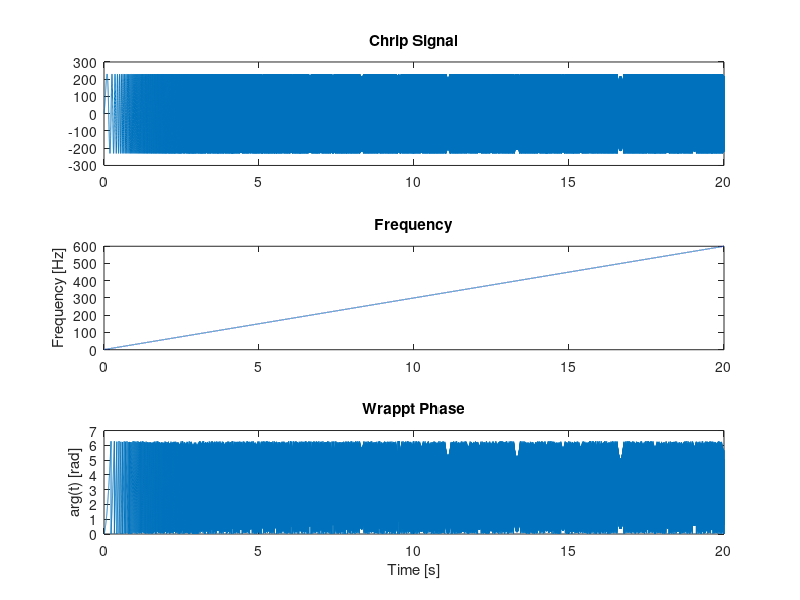
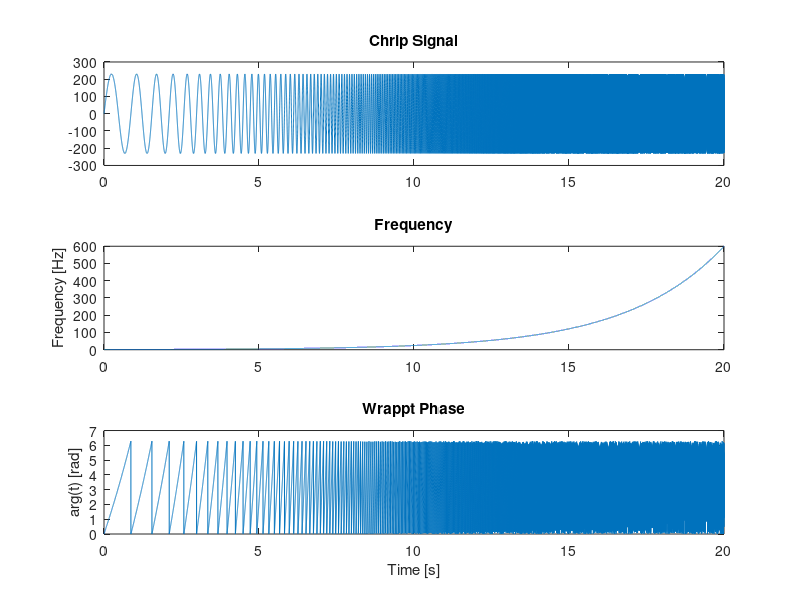
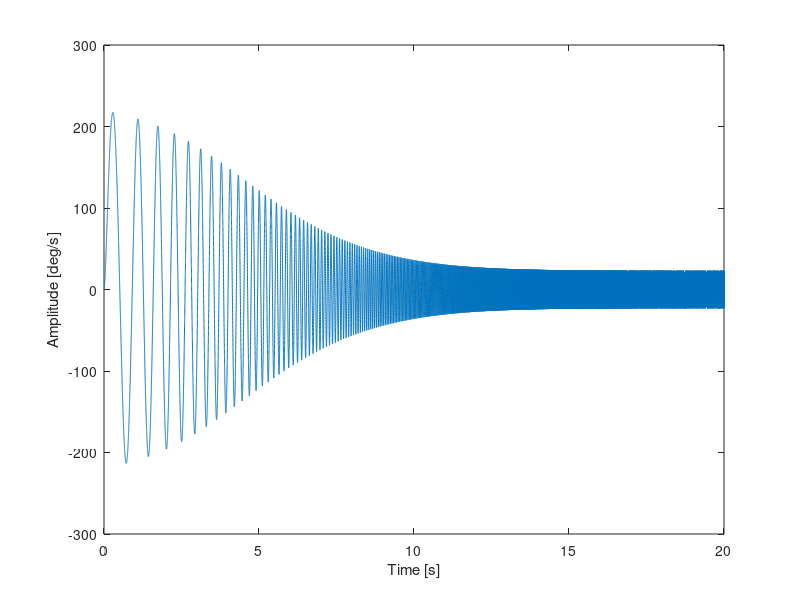

Here is the MATLAB script that generated these plots, in order: (Note: this script raises an error after producing the figures.)
%% Chirp signal simulation for thesis figures
clear; clc; close all;

%% Parameters
f0 = 1;        % start frequency [Hz]
f1 = 600;      % end frequency [Hz]
T  = 20;       % duration [s]
fs = 2000;     % sampling frequency [Hz]
A = 230;

t = 0:1/fs:T;

%% Linear chirp
k = (f1 - f0)/ T;

fl = f0 + k * t;

argl = 2*pi*(f0*t+0.5*k*t.^2);

x_l = A*sin(argl);

argl_wrapped = mod(argl, 2*pi);

%% Plot linar chirp

figure(1)
subplot(311)
plot(t,x_l);

title('Chrip Signal');

subplot(312)
plot(t, fl);
title('Frequency');
ylabel('Frequency [Hz]')

subplot(313)
plot(t, argl_wrapped);
title('Wrappt Phase');
ylabel('arg(t) [rad]')
xlabel('Time [s]')


%% Exponential chirp (Betaflight style)
fe = f0 * (f1/f0).^(t/T);

arge = (2*pi*T*f0/log(f1/f0)) * ((f1/f0).^(t/T) - 1);

x_e = A*sin(arge);
arge_wrapped = mod(arge, 2*pi);

%% Plot exponential chirp

figure(2)
subplot(311)
plot(t,x_e);

title('Chrip Signal');

subplot(312)
plot(t, fe);
title('Frequency');
ylabel('Frequency [Hz]')

subplot(313)
plot(t, arge_wrapped);
title('Wrappt Phase');
ylabel('arg(t) [rad]')
xlabel('Time [s]')

%% Lag filter (Betaflight style)

wp = 2*pi*3;    % pole frequency [rad/s]
wz = 2*pi*30;   % zero frequency [rad/s]

s = tf('s');

H = (1 + s/wz) / (1 + s/wp);

Hd = c2d(H,1/fs,'tustin');   % discretize filter

%% Implementation of Lag filter on Chirp

x_e_f = lsim(Hd,x_e,t);   % filtered chirp

figure(3)
plot(t, x_e_f)
xlabel('Time [s]');
ylabel('Amplitude [deg/s]');

%% Transferfunction
% Relevant frequencies
 w2 = 13*2*pi();
 w1 = 16*2*pi();
 wt = 60*2*pi();
        
 % Transfer functions estimated
 G1 = 1 / (s/w1);
 G2 = 1 / (1 + (s/w2));
 Gt = exp(-s * (1/wt));     % dead time
 Gges = G1*G2*Gt;          % total transfer function

%% Disturbance

% Ideal output of the system
y_ideal = lsim(Gges, x_e_f, t);

% Disturbance / measurement noise
noise_std = 20;                          
noise = noise_std * randn(size(y_ideal));   % gleiche Größe wie y_ideal

% Measured output
y_meas = y_ideal + noise;

%% Transfer function through spectral quantities + coherence
U = fft(x_e_f);
Y = fft(y_meas);

Suu = U .* conj(U);
Syu = Y .* conj(U);

G_spec = Syu ./ Suu;

N = length(U);
f = (0:N-1)*(fs/N);

idx = 2:floor(N/2);
idx = idx(f(idx) <= 600);

G_spec = frd(G_spec(idx), 2*pi*f(idx));

figure(5)
bode(Gges, G_spec)
grid on
legend('Real Plant', 'Measured')
xlim([1 600])

%% Apply Rotfiltfilt

fc_lp = 10;                  
[b,a] = butter(2, fc_lp/(fs/2));

y = y_meas(:) - mean(y_meas(:));   % Spaltenvektor
p = exp(1i * arge(:));             % Spaltenvektor

yR = y .* p;
yQ = y .* conj(p);

yR = filtfilt(b, a, yR);
yQ = filtfilt(b, a, yQ);

y_filt = real(0.5 * (yR .* conj(p) + yQ .* p));

Y = fft(y_filt);
Syu = Y .* conj(U);

G_filt = Syu ./ Suu;

G_filt = frd(G_filt(idx), 2*pi*f(idx));

figure(66)
subplot(2,1,1)
plot(t, y, t, y_ideal-mean(y_ideal), LineWidth=1);
title('Unfiltert Signal')
legend('Signal','Real Chirp');


subplot(2,1,2)
plot(t, y_filt, t, y_ideal-mean(y_ideal), LineWidth=1);
title('Filtert Signal')
xlabel('Time [s]')
xlim([0 10])

figure(6)
bode(Gges, G_filt)
grid on
legend('Real Plant', 'Measured')
xlim([1 600])


%% Welch
u = x_e_f(:) - mean(x_e_f);
y = y_filt(:) - mean(y_filt);

Nseg = 1024*4;
Noverlap = round(Nseg * 0.9);

step = Nseg - Noverlap;
win = hann(Nseg);
Nfreq = Nseg/2 + 1;

Suu = zeros(Nfreq,1);
Syu = zeros(Nfreq,1);
Syy = zeros(Nfreq,1);
K = 0;

for k = 1:step:(length(u)-Nseg+1)
    idx = k:k+Nseg-1;
    
    U = fft(u(idx).*win);
    Y = fft(y(idx).*win);
    
    U = U(1:Nfreq);
    Y = Y(1:Nfreq);
    
    Suu = Suu + U .* conj(U);
    Syu = Syu + Y .* conj(U);
    Syy = Syy + Y .* conj(Y);
    
    K = K + 1;
end

Suu = Suu / K;
Syu = Syu / K;
Syy = Syy / K;

G_welch = Syu ./ Suu;
Coh_welch = abs(Syu).^2 ./ (Suu .* Syy);
f = (0:Nseg/2)' * fs / Nseg;

idx = f > 0 & f <= 600;

G_welch_frd = frd(G_welch(idx), f(idx), 'Units', 'Hz');

figure(7)
bode(Gges, G_welch_frd)
grid on
legend('Real Plant', 'Welch Estimate')
xlim([1 600])

figure(8)
plot(f(idx), Coh_welch(idx))
grid on
xlabel('Frequency [Hz]')
ylabel('Coherence [-]')
xlim([0 600])
ylim([0 1.05])
